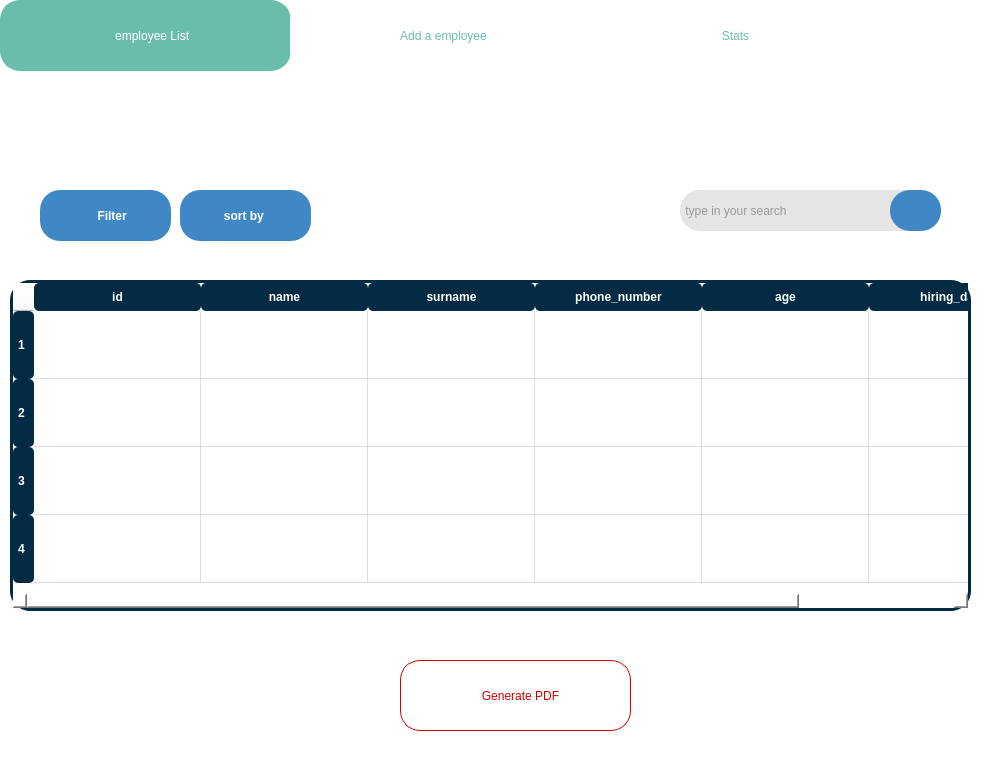
    <widget class="QFrame" name="frame_3">
     <property name="geometry">
      <rect>
       <x>310</x>
       <y>10</y>
       <width>991</width>
       <height>781</height>
      </rect>
     </property>
     <property name="styleSheet">
      <string notr="true">
 /*  background: #032B43;*/
  border: 0px ;
  /*background-color:#3F88C5;*/
background-color:white;
    color: white;
    border-radius: 50px;
</string>
     </property>
     <property name="frameShape">
      <enum>QFrame::StyledPanel</enum>
     </property>
     <property name="frameShadow">
      <enum>QFrame::Raised</enum>
     </property>
     <widget class="QLabel" name="label_3">
      <property name="geometry">
       <rect>
        <x>-240</x>
        <y>480</y>
        <width>56</width>
        <height>16</height>
       </rect>
      </property>
      <property name="styleSheet">
       <string notr="true">image: url(:/Light_ones/icons8-microphone-2-50.png);
background:transparent;
border:0px;</string>
      </property>
      <property name="text">
       <string>TextLabel</string>
      </property>
     </widget>
     <widget class="QTableWidget" name="tableWidget">
      <property name="geometry">
       <rect>
        <x>10</x>
        <y>280</y>
        <width>961</width>
        <height>331</height>
       </rect>
      </property>
      <property name="styleSheet">
       <string notr="true">/* Apply font style to all elements */
* {
  font: 75 12pt &quot;8514oem&quot;;
  border: 0px;
}

/* QTableWidget */
QTableWidget {
  background-color: #white;
  border: 3px solid #032B43;
  border-radius: 20px;
}

/* Header */
QHeaderView::section {
  background-color: #032B43;
  border: none;
  border-radius: 5px;
  font-weight: bold;
  padding: 5px;
  color: white;
}

QTableWidget::item:alternate {
  background-color: #F6F6F6;
  color: white; /* Try changing this to a contrasting color, like white */
}

QTableWidget::item:selected {
  background-color: #032B43;
  color: white; /* Set a contrasting color for selected items */
}

/* Grid Lines */
QTableView {
  gridline-color: #DDDDDD;
  grid-width: 1px; /* Corrected property name */
}

/* Scrollbar */
QScrollBar:vertical {
  background-color: #F2F2F2;
  border: none;
  width: 12px;
}

QScrollBar::handle:vertical {
  background-color: #3F88C5;
  border-radius: 5px;
  min-height: 20px;
}

QScrollBar::handle:vertical:hover {
  background-color: #032B43;
}

QScrollBar::add-line:vertical,
QScrollBar::sub-line:vertical {
  border: none;
  background: none;
}

QScrollBar::add-page:vertical,
QScrollBar::sub-page:vertical {
  background: none;
}

QScrollBar:horizontal {
  background-color: #F2F2F2;
  border: none;
  height: 12px;
}

QScrollBar::handle:horizontal {
  background-color: #3F88C5;
  border-radius: 5px;
  min-width: 20px;
}

QScrollBar::handle:horizontal:hover {
  background-color: #032B43;
}

QScrollBar::add-line:horizontal,
QScrollBar::sub-line:horizontal {
  border: none;
  background: none;
}

QScrollBar::add-page:horizontal,
QScrollBar::sub-page:horizontal {
  background: none;
}</string>
      </property>
      <property name="sizeAdjustPolicy">
       <enum>QAbstractScrollArea::AdjustToContents</enum>
      </property>
      <property name="gridStyle">
       <enum>Qt::SolidLine</enum>
      </property>
      <property name="rowCount">
       <number>4</number>
      </property>
      <attribute name="horizontalHeaderMinimumSectionSize">
       <number>48</number>
      </attribute>
      <attribute name="horizontalHeaderDefaultSectionSize">
       <number>167</number>
      </attribute>
      <attribute name="horizontalHeaderShowSortIndicator" stdset="0">
       <bool>true</bool>
      </attribute>
      <attribute name="horizontalHeaderStretchLastSection">
       <bool>true</bool>
      </attribute>
      <attribute name="verticalHeaderCascadingSectionResizes">
       <bool>true</bool>
      </attribute>
      <attribute name="verticalHeaderDefaultSectionSize">
       <number>68</number>
      </attribute>
      <row/>
      <row/>
      <row/>
      <row/>
      <column>
       <property name="text">
        <string>id</string>
       </property>
      </column>
      <column>
       <property name="text">
        <string>name</string>
       </property>
      </column>
      <column>
       <property name="text">
        <string>surname</string>
       </property>
      </column>
      <column>
       <property name="text">
        <string>phone_number</string>
       </property>
      </column>
      <column>
       <property name="text">
        <string>age</string>
       </property>
      </column>
      <column>
       <property name="text">
        <string>hiring_date</string>
       </property>
      </column>
      <item row="0" column="0">
       <property name="text">
        <string>Guest1</string>
       </property>
      </item>
     </widget>
     <widget class="QToolButton" name="toolButton">
      <property name="geometry">
       <rect>
        <x>890</x>
        <y>190</y>
        <width>51</width>
        <height>41</height>
       </rect>
      </property>
      <property name="styleSheet">
       <string notr="true">
    QToolButton {
        background-color: #3F88C5;
        border: none;
        color: white;
        font-weight: bold;
        padding: 5px;
        width: 30px;
        height: 30px;
        border-radius: 20px;
		image:url(:/Dark_ones /magnifier.png);
    }
    QToolButton::menu-indicator {
        image:none;
    }
</string>
      </property>
      <property name="text">
       <string/>
      </property>
     </widget>
     <widget class="QLineEdit" name="lineEdit">
      <property name="geometry">
       <rect>
        <x>680</x>
        <y>190</y>
        <width>251</width>
        <height>41</height>
       </rect>
      </property>
      <property name="styleSheet">
       <string notr="true">border-radius:20px;
background:rgb(229, 229, 229);
color:#999999;
font: 8pt &quot;8514oem&quot;;</string>
      </property>
      <property name="text">
       <string> type in your search</string>
      </property>
     </widget>
     <widget class="QToolButton" name="toolButton_2">
      <property name="geometry">
       <rect>
        <x>40</x>
        <y>190</y>
        <width>131</width>
        <height>51</height>
       </rect>
      </property>
      <property name="cursor">
       <cursorShape>PointingHandCursor</cursorShape>
      </property>
      <property name="styleSheet">
       <string notr="true">
    QToolButton {
        background-color: #3F88C5;
        border: none;
        color: white;
        font-weight: bold;
        padding: 5px;
        width: 30px;
        height: 30px;
        border-radius: 20px;
font: 75 12pt &quot;8514oem&quot;;

    }
    QToolButton::menu-indicator {
        image: none;
    }</string>
      </property>
      <property name="text">
       <string>    Filter</string>
      </property>
     </widget>
     <widget class="QLabel" name="label_15">
      <property name="geometry">
       <rect>
        <x>390</x>
        <y>670</y>
        <width>91</width>
        <height>41</height>
       </rect>
      </property>
      <property name="styleSheet">
       <string notr="true">QLabel{
image:url(:/Dark_ones /pdf.png);
background:transparent;
}
</string>
      </property>
      <property name="text">
       <string/>
      </property>
     </widget>
     <widget class="QPushButton" name="pushButton_2">
      <property name="geometry">
       <rect>
        <x>290</x>
        <y>0</y>
        <width>291</width>
        <height>71</height>
       </rect>
      </property>
      <property name="cursor">
       <cursorShape>PointingHandCursor</cursorShape>
      </property>
      <property name="styleSheet">
       <string notr="true">QPushButton{color: rgb(107, 189, 171);
border-radius:20px;
border: 0px solid #ffba08;
font: 75 12pt &quot;8514oem&quot;;

}
QPushButton:hover {
    background:rgb(107, 189, 171);
	color:white;
	
}</string>
      </property>
      <property name="text">
       <string>     Add a employee</string>
      </property>
     </widget>
     <widget class="QPushButton" name="pushButton_3">
      <property name="geometry">
       <rect>
        <x>400</x>
        <y>660</y>
        <width>231</width>
        <height>71</height>
       </rect>
      </property>
      <property name="cursor">
       <cursorShape>PointingHandCursor</cursorShape>
      </property>
      <property name="styleSheet">
       <string notr="true">QPushButton{color:#D00000;
border-radius:20px;
border: 1px solid #D00000;
font: 75 12pt &quot;8514oem&quot;;
}
QPushButton:hover {
    background: #D00000;
	color:white;
	
	
}
</string>
      </property>
      <property name="text">
       <string>   Generate PDF</string>
      </property>
     </widget>
     <widget class="QLabel" name="label_9">
      <property name="geometry">
       <rect>
        <x>324</x>
        <y>7</y>
        <width>61</width>
        <height>61</height>
       </rect>
      </property>
      <property name="styleSheet">
       <string notr="true">image:url(:/Dark_ones /plus.png);
background:transparent;</string>
      </property>
      <property name="text">
       <string/>
      </property>
     </widget>
     <widget class="QPushButton" name="pushButton_5">
      <property name="geometry">
       <rect>
        <x>0</x>
        <y>0</y>
        <width>291</width>
        <height>71</height>
       </rect>
      </property>
      <property name="cursor">
       <cursorShape>PointingHandCursor</cursorShape>
      </property>
      <property name="styleSheet">
       <string notr="true">QPushButton{
border-radius:20px;
border: 1px solid rgb(107, 189, 171);
font: 75 12pt &quot;8514oem&quot;;
  background: rgb(107, 189, 171);
	color:white;

}
</string>
      </property>
      <property name="text">
       <string>    employee List</string>
      </property>
     </widget>
     <widget class="QPushButton" name="pushButton_6">
      <property name="geometry">
       <rect>
        <x>580</x>
        <y>0</y>
        <width>311</width>
        <height>71</height>
       </rect>
      </property>
      <property name="cursor">
       <cursorShape>PointingHandCursor</cursorShape>
      </property>
      <property name="styleSheet">
       <string notr="true">QPushButton{color: rgb(107, 189, 171);
border-radius:20px;
border: 0px solid #ffba08;
font: 75 12pt &quot;8514oem&quot;;

}
QPushButton:hover {
    background: rgb(107, 189, 171);
	color:white;
	
}</string>
      </property>
      <property name="text">
       <string>Stats</string>
      </property>
     </widget>
     <widget class="QLabel" name="label_14">
      <property name="geometry">
       <rect>
        <x>10</x>
        <y>10</y>
        <width>111</width>
        <height>51</height>
       </rect>
      </property>
      <property name="styleSheet">
       <string notr="true">image:url(:/Dark_ones /eye.png);
background:transparent;</string>
      </property>
      <property name="text">
       <string/>
      </property>
     </widget>
     <widget class="QLabel" name="label_16">
      <property name="geometry">
       <rect>
        <x>609</x>
        <y>20</y>
        <width>61</width>
        <height>31</height>
       </rect>
      </property>
      <property name="styleSheet">
       <string notr="true">image:url(:/Dark_ones /stat.png);
background:transparent;</string>
      </property>
      <property name="text">
       <string/>
      </property>
     </widget>
     <widget class="QLabel" name="label_8">
      <property name="geometry">
       <rect>
        <x>30</x>
        <y>200</y>
        <width>71</width>
        <height>31</height>
       </rect>
      </property>
      <property name="styleSheet">
       <string notr="true">image:url(:/Light_ones/filter.png);
background:transparent;</string>
      </property>
      <property name="text">
       <string/>
      </property>
     </widget>
     <widget class="QLabel" name="label_20">
      <property name="geometry">
       <rect>
        <x>850</x>
        <y>330</y>
        <width>161</width>
        <height>31</height>
       </rect>
      </property>
      <property name="styleSheet">
       <string notr="true">image:url(:/Dark_ones /poubelle.png);
background:transparent;</string>
      </property>
      <property name="text">
       <string>TextLabel</string>
      </property>
     </widget>
     <widget class="QLabel" name="label_21">
      <property name="geometry">
       <rect>
        <x>850</x>
        <y>330</y>
        <width>91</width>
        <height>31</height>
       </rect>
      </property>
      <property name="styleSheet">
       <string notr="true">image:url(:/Dark_ones /ajour.png);
background:transparent;</string>
      </property>
      <property name="text">
       <string/>
      </property>
     </widget>
     <widget class="QLabel" name="label_22">
      <property name="geometry">
       <rect>
        <x>850</x>
        <y>390</y>
        <width>161</width>
        <height>31</height>
       </rect>
      </property>
      <property name="styleSheet">
       <string notr="true">image:url(:/Dark_ones /poubelle.png);
background:transparent;</string>
      </property>
      <property name="text">
       <string>TextLabel</string>
      </property>
     </widget>
     <widget class="QLabel" name="label_23">
      <property name="geometry">
       <rect>
        <x>850</x>
        <y>390</y>
        <width>91</width>
        <height>31</height>
       </rect>
      </property>
      <property name="styleSheet">
       <string notr="true">image:url(:/Dark_ones /ajour.png);
background:transparent;</string>
      </property>
      <property name="text">
       <string/>
      </property>
     </widget>
     <widget class="QLabel" name="label_24">
      <property name="geometry">
       <rect>
        <x>850</x>
        <y>460</y>
        <width>161</width>
        <height>31</height>
       </rect>
      </property>
      <property name="styleSheet">
       <string notr="true">image:url(:/Dark_ones /poubelle.png);
background:transparent;</string>
      </property>
      <property name="text">
       <string>TextLabel</string>
      </property>
     </widget>
     <widget class="QLabel" name="label_25">
      <property name="geometry">
       <rect>
        <x>850</x>
        <y>460</y>
        <width>91</width>
        <height>31</height>
       </rect>
      </property>
      <property name="styleSheet">
       <string notr="true">image:url(:/Dark_ones /ajour.png);
background:transparent;</string>
      </property>
      <property name="text">
       <string/>
      </property>
     </widget>
     <widget class="QLabel" name="label_26">
      <property name="geometry">
       <rect>
        <x>850</x>
        <y>530</y>
        <width>161</width>
        <height>31</height>
       </rect>
      </property>
      <property name="styleSheet">
       <string notr="true">image:url(:/Dark_ones /poubelle.png);
background:transparent;</string>
      </property>
      <property name="text">
       <string>TextLabel</string>
      </property>
     </widget>
     <widget class="QLabel" name="label_27">
      <property name="geometry">
       <rect>
        <x>850</x>
        <y>530</y>
        <width>91</width>
        <height>31</height>
       </rect>
      </property>
      <property name="styleSheet">
       <string notr="true">image:url(:/Dark_ones /ajour.png);
background:transparent;</string>
      </property>
      <property name="text">
       <string/>
      </property>
     </widget>
     <widget class="QLabel" name="label_28">
      <property name="geometry">
       <rect>
        <x>870</x>
        <y>610</y>
        <width>81</width>
        <height>51</height>
       </rect>
      </property>
      <property name="styleSheet">
       <string notr="true">image:url(:/Dark_ones /refresh.png);
background:transparent;</string>
      </property>
      <property name="text">
       <string/>
      </property>
     </widget>
     <widget class="QLabel" name="label_18">
      <property name="geometry">
       <rect>
        <x>870</x>
        <y>10</y>
        <width>131</width>
        <height>61</height>
       </rect>
      </property>
      <property name="styleSheet">
       <string notr="true">image:url(:/Dark_ones /profile_dark.png);
background:transparent;</string>
      </property>
      <property name="text">
       <string/>
      </property>
     </widget>
     <widget class="QToolButton" name="toolButton_3">
      <property name="geometry">
       <rect>
        <x>180</x>
        <y>190</y>
        <width>131</width>
        <height>51</height>
       </rect>
      </property>
      <property name="cursor">
       <cursorShape>PointingHandCursor</cursorShape>
      </property>
      <property name="styleSheet">
       <string notr="true">
    QToolButton {
        background-color: #3F88C5;
        border: none;
        color: white;
        font-weight: bold;
        padding: 5px;
        width: 30px;
        height: 30px;
        border-radius: 20px;
font: 75 12pt &quot;8514oem&quot;;

    }
    QToolButton::menu-indicator {
        image: none;
    }</string>
      </property>
      <property name="text">
       <string>sort by </string>
      </property>
     </widget>
     <widget class="QLabel" name="label_7">
      <property name="geometry">
       <rect>
        <x>340</x>
        <y>170</y>
        <width>41</width>
        <height>51</height>
       </rect>
      </property>
      <property name="styleSheet">
       <string notr="true">QLabel {
    image: url(:/Dark_ones/icons8-groupe-d'utilisateurs-homme-homme-32.png);url(:/Dark_ones /icons8-groupe-d'utilisateurs-homme-homme-32.png)
    background: transparent;
    border: 0px;
}</string>
      </property>
      <property name="text">
       <string/>
      </property>
     </widget>
     <widget class="QLabel" name="label_19">
      <property name="geometry">
       <rect>
        <x>60</x>
        <y>90</y>
        <width>56</width>
        <height>31</height>
       </rect>
      </property>
      <property name="text">
       <string>TextLabel</string>
      </property>
     </widget>
     <zorder>pushButton_6</zorder>
     <zorder>pushButton_5</zorder>
     <zorder>pushButton_2</zorder>
     <zorder>lineEdit</zorder>
     <zorder>label_3</zorder>
     <zorder>tableWidget</zorder>
     <zorder>toolButton</zorder>
     <zorder>toolButton_2</zorder>
     <zorder>pushButton_3</zorder>
     <zorder>label_15</zorder>
     <zorder>label_9</zorder>
     <zorder>label_14</zorder>
     <zorder>label_16</zorder>
     <zorder>label_8</zorder>
     <zorder>label_20</zorder>
     <zorder>label_21</zorder>
     <zorder>label_22</zorder>
     <zorder>label_23</zorder>
     <zorder>label_24</zorder>
     <zorder>label_25</zorder>
     <zorder>label_26</zorder>
     <zorder>label_27</zorder>
     <zorder>label_28</zorder>
     <zorder>label_18</zorder>
     <zorder>toolButton_3</zorder>
     <zorder>label_7</zorder>
     <zorder>label_19</zorder>
    </widget>
